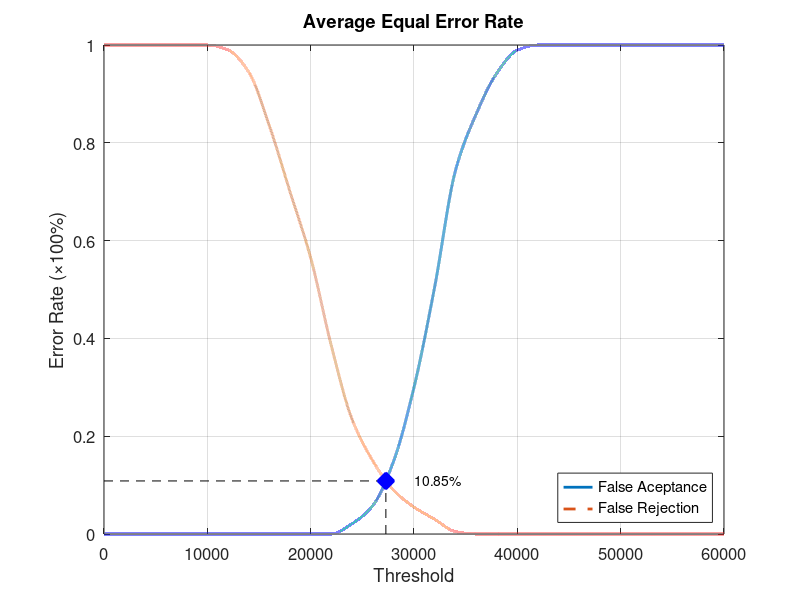
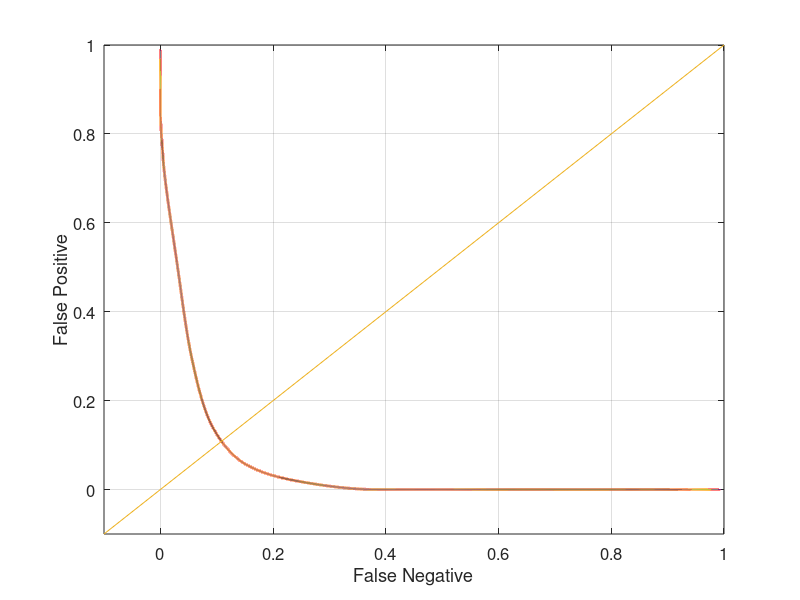

Reproduce these figures in MATLAB, in order.
function yEER = Database3_2
close all;
clear;
clc;
x = 0:2000:60000;
xq = 0:0.5:60000;

y0 = [0 0 0 0 0 0 0 0 0 0 0 0 0.0210526 0.0578947 0.147368 0.3 0.505263 0.742105 0.857895 0.942105 0.989474 1 1 1 1 1 1 1 1 1 1];
yy0 = interp1(x, y0, xq, 'pchip');
y1 = [1 1 1 1 1 1 0.99 0.945 0.835 0.7 0.565 0.385 0.235 0.15 0.09 0.055 0.03 0.005 0 0 0 0 0 0 0 0 0 0 0 0 0];
yy1 = interp1(x, y1, xq, 'pchip');

% Calculating EER: 
y2 = abs(y0 - y1);
find(y2 == min(y2))
yy2 = abs(yy0 - yy1);
xEER = find(yy2 == min(yy2));
xEERIndex = xq(xEER) % X-axis EER
yEER = yy0(xEER) % Y-axis EER

main = figure
plot(xq, yy0,'-','LineWidth', 2);	hold on
plot(xq, yy1,'--','LineWidth', 2);	hold on
plot([xEERIndex xEERIndex], [0 yEER], 'k--');	hold on
plot([0 xEERIndex], [yEER yEER], 'k--');	hold on
plot(xEERIndex, yEER, 'bx', 'LineWidth', 10);	hold on
text(xEERIndex + 10 * xEERIndex / 100, yEER, [num2str(round((10000 * yEER)) / 100) '%'])
legend('False Aceptance', 'False Rejection', 'Location', 'SouthEast')
xlabel('Threshold')
ylabel('Error Rate (\times100%)')
title('Average Equal Error Rate')
set(gca, 'FontSize', 12)
axis([0 60000 0 1])
grid on

print(main, 'Database3_2Main', '-dpng');
FNRxFPR = figure('Color', [1 1 1]);
plot(yy1, yy0, '-', yy1, yy0, 'LineWidth', 2);
hold on
y = -0.1:0.1:1
plot(y, y); 
set(gca, 'FontSize', 12)
xlabel('False Negative')
ylabel('False Positive')
axis([-0.1 1 -0.1 1])
set(gca, 'FontSize', 12)
grid on

print(FNRxFPR, 'Database3_2FNRxFPR','-dpng');
end
